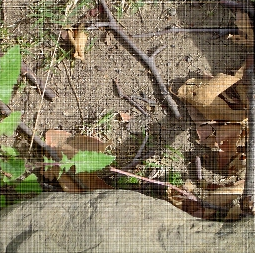
%> input picture assg2/Assignment2/assgn2_data/q3/twigs.png, 256 x 253 px
$ octave DenoiseImage.m   (GNU Octave 9; MATLAB toolbox functions it lacks are replaced by stand-ins)
%> lines starting %> are read from the running program, lines starting %| are printed output that depends on the picture; in (x1, y1, x2, y2) boxes, pixels count from 0 and x2, y2 are one past the last pixel; in counts of white or black regions, pixels touching at a corner belong together; the program's own positions count from 1
twigs_noise = imread('twigs.png');
%> twigs_noise is the input picture: size 253x256x3 uint8; mean R, G, B 132.6, 121.1, 97.2
red_noise = twigs_noise(:,:,1);     % red channel
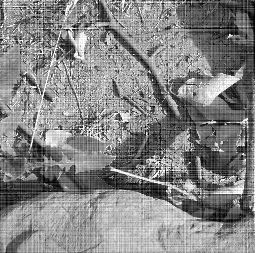
%> red_noise: size 253x256 uint8; min 0, max 255, mean 132.6
green_noise = twigs_noise(:,:,2);   % green channel
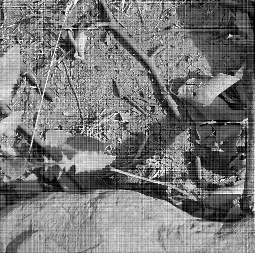
%> green_noise: size 253x256 uint8; min 0, max 255, mean 121.1
blue_noise = twigs_noise(:,:,3);    % blue channel
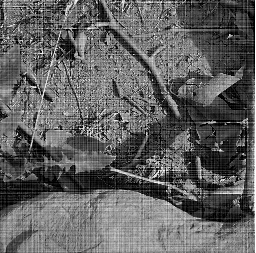
%> blue_noise: size 253x256 uint8; min 0, max 255, mean 97.2

r = size(twigs_noise, 1); c = size(twigs_noise, 2);
%> after `r = size(twigs_noise, 1)`: r = 253
%> after `c = size(twigs_noise, 2)`: c = 256
a = uint8(zeros(r,c));

red_fft = fftshift(fft2(red_noise));
green_fft = fftshift(fft2(green_noise));
blue_fft = fftshift(fft2(blue_noise));

filter = double(ones(r,c));
l = 100;     % length of noise bands

b = 1;      % breadth/2 of noise bands
filter(1:l, c/2-b+1:c/2+b+1) = 0.0;
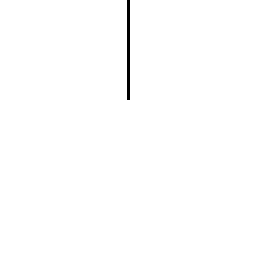
%> filter: size 253x256 double; values 0 (black) and 1 (white), 99.5% white; 1 black region, box (x1, y1, x2, y2) and area: (127, 0, 130, 100) 300
filter(r-l:r, c/2-b+1:c/2+b+1) = 0.0;

b = 2;
filter(ceil(r/2)-b:ceil(r/2)+b, 1:l) = 0.0;
filter(ceil(r/2)-b:ceil(r/2)+b, c-l:c) = 0.0;
%> filter: size 253x256 double; values 0 (black) and 1 (white), 97.5% white; 4 black regions, box (x1, y1, x2, y2) and area: (155, 124, 256, 129) 505, (0, 124, 100, 129) 500, (127, 152, 130, 253) 303, (127, 0, 130, 100) 300

red_filtered = red_fft.*filter;
green_filtered = green_fft.*filter;
blue_filtered = blue_fft.*filter;

red = abs(ifft2(ifftshift(red_filtered)));
green = abs(ifft2(ifftshift(green_filtered)));
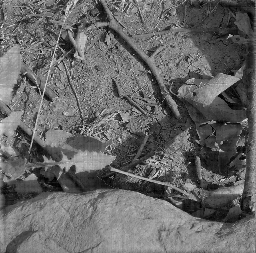
%> green: size 253x256 double; min 0.286, max 300.1, mean 121.1; drawn with min black and max white
blue = abs(ifft2(ifftshift(blue_filtered)));
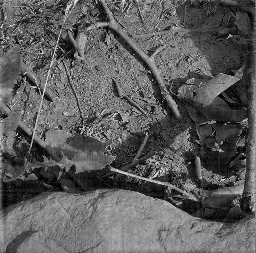
%> blue: size 253x256 double; min 0.121, max 266.7, mean 97.2; drawn with min black and max white

nf = 250;
twigs = cat(3, red/nf, green/nf, blue/nf);
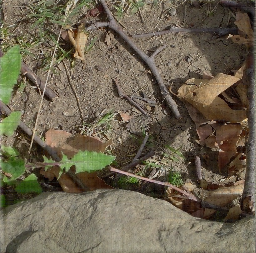
%> twigs: size 253x256x3 double; mean R, G, B 0.53, 0.484, 0.389; drawn with min black and max white
imshow(twigs, []);
